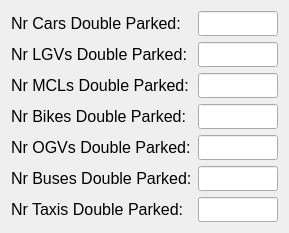
      <widget class="QWidget" name="DoubleParking">
       <attribute name="title">
        <string>Double Parking</string>
       </attribute>
       <layout class="QFormLayout" name="formLayout">
        <item row="0" column="0">
         <widget class="QLabel" name="NrCarsDoub_Label">
          <property name="font">
           <font>
            <pointsize>12</pointsize>
           </font>
          </property>
          <property name="text">
           <string>Nr Cars Double Parked:</string>
          </property>
         </widget>
        </item>
        <item row="0" column="1">
         <widget class="QLineEdit" name="dcars">
          <property name="maximumSize">
           <size>
            <width>80</width>
            <height>25</height>
           </size>
          </property>
          <property name="font">
           <font>
            <pointsize>12</pointsize>
           </font>
          </property>
         </widget>
        </item>
        <item row="1" column="0">
         <widget class="QLabel" name="NrLGVsDoub_Label">
          <property name="font">
           <font>
            <pointsize>12</pointsize>
           </font>
          </property>
          <property name="text">
           <string>Nr LGVs Double Parked:</string>
          </property>
         </widget>
        </item>
        <item row="1" column="1">
         <widget class="QLineEdit" name="dlgvs">
          <property name="maximumSize">
           <size>
            <width>80</width>
            <height>25</height>
           </size>
          </property>
          <property name="font">
           <font>
            <pointsize>12</pointsize>
           </font>
          </property>
         </widget>
        </item>
        <item row="2" column="0">
         <widget class="QLabel" name="NrMCLsDoub_Label">
          <property name="font">
           <font>
            <pointsize>12</pointsize>
           </font>
          </property>
          <property name="text">
           <string>Nr MCLs Double Parked:</string>
          </property>
         </widget>
        </item>
        <item row="2" column="1">
         <widget class="QLineEdit" name="dmcls">
          <property name="maximumSize">
           <size>
            <width>80</width>
            <height>25</height>
           </size>
          </property>
          <property name="font">
           <font>
            <pointsize>12</pointsize>
           </font>
          </property>
         </widget>
        </item>
        <item row="3" column="0">
         <widget class="QLabel" name="NrTaxiDou_Label">
          <property name="font">
           <font>
            <pointsize>12</pointsize>
           </font>
          </property>
          <property name="text">
           <string>Nr Bikes Double Parked:</string>
          </property>
         </widget>
        </item>
        <item row="3" column="1">
         <widget class="QLineEdit" name="dbikes">
          <property name="maximumSize">
           <size>
            <width>80</width>
            <height>25</height>
           </size>
          </property>
          <property name="font">
           <font>
            <pointsize>12</pointsize>
           </font>
          </property>
         </widget>
        </item>
        <item row="4" column="0">
         <widget class="QLabel" name="NrOGVsDoub_Label">
          <property name="font">
           <font>
            <pointsize>12</pointsize>
           </font>
          </property>
          <property name="text">
           <string>Nr OGVs Double Parked:</string>
          </property>
         </widget>
        </item>
        <item row="4" column="1">
         <widget class="QLineEdit" name="dogvs">
          <property name="maximumSize">
           <size>
            <width>80</width>
            <height>25</height>
           </size>
          </property>
          <property name="font">
           <font>
            <pointsize>12</pointsize>
           </font>
          </property>
         </widget>
        </item>
        <item row="5" column="0">
         <widget class="QLabel" name="NrBusesDou_Label">
          <property name="font">
           <font>
            <pointsize>12</pointsize>
           </font>
          </property>
          <property name="text">
           <string>Nr Buses Double Parked:</string>
          </property>
         </widget>
        </item>
        <item row="5" column="1">
         <widget class="QLineEdit" name="dbuses">
          <property name="maximumSize">
           <size>
            <width>80</width>
            <height>25</height>
           </size>
          </property>
          <property name="font">
           <font>
            <pointsize>12</pointsize>
           </font>
          </property>
         </widget>
        </item>
        <item row="6" column="0">
         <widget class="QLabel" name="NrBusesDou_Label_2">
          <property name="font">
           <font>
            <pointsize>12</pointsize>
           </font>
          </property>
          <property name="text">
           <string>Nr Taxis Double Parked:</string>
          </property>
         </widget>
        </item>
        <item row="6" column="1">
         <widget class="QLineEdit" name="dtaxis">
          <property name="maximumSize">
           <size>
            <width>80</width>
            <height>25</height>
           </size>
          </property>
          <property name="font">
           <font>
            <pointsize>12</pointsize>
           </font>
          </property>
         </widget>
        </item>
       </layout>
      </widget>
